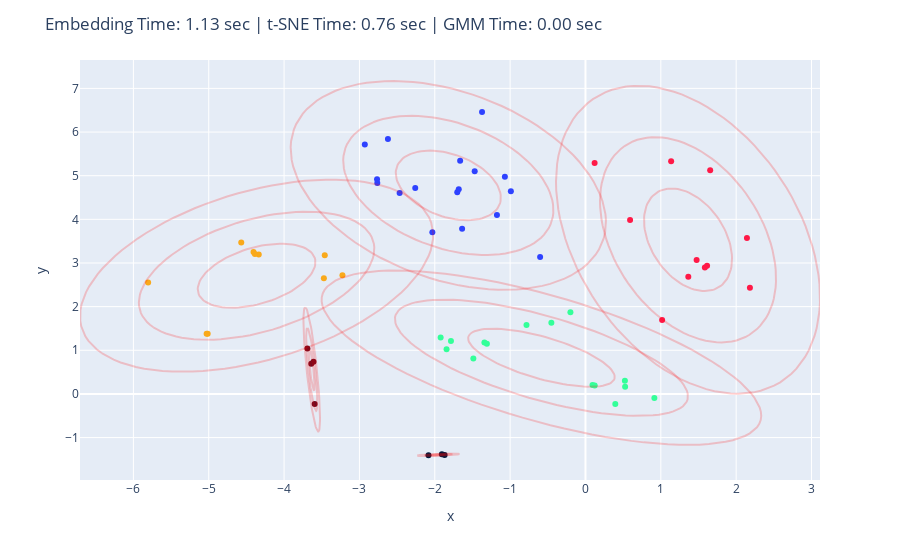

Notebook code cell kept with this figure:
### Code cell
from code_data_science import data_table as dt
from code_data_science import palette
import plotly.express as px
import plotly.graph_objects as go
from sklearn.mixture import GaussianMixture
from sklearn.manifold import TSNE
import numpy as np
from infinity_emb import EngineArgs, AsyncEmbeddingEngine
import asyncio
import time
import logging

# Adjust the log level for the 'infinity_emb' package to WARNING or higher
logging.getLogger("infinity_emb").setLevel(logging.ERROR)

# Get data
df = dt.read_csv("../samples/find_methods_ai.csv")
df.drop_duplicates("method", inplace=True)

# Initialize the engine outside the function
engine_args = EngineArgs(
    model_name_or_path="michaelfeil/bge-small-en-v1.5",
    device="cpu",
    engine="optimum",
    compile=True,
    batch_size=2
)
engine = AsyncEmbeddingEngine.from_args(engine_args)

# Define a single function to get embeddings
async def get_embeddings(sentences: list[str]) -> list:
    async with engine:  # Ensure engine is properly started and stopped
        embeddings, _ = await engine.embed(sentences=sentences)
    return embeddings

# Track time for embeddings
start_time_embeddings = time.time_ns()
loop = asyncio.get_running_loop()
embeddings = await loop.create_task(get_embeddings(df["method"].to_list()))
end_time_embeddings = time.time_ns()
embedding_time_seconds = (end_time_embeddings - start_time_embeddings) / 1e9

embeddings = np.array(embeddings)
# Track time for t-SNE
start_time_tsne = time.time_ns()
indices = TSNE(n_components=2, perplexity=30, random_state=42).fit_transform(embeddings)
end_time_tsne = time.time_ns()
tsne_time_seconds = (end_time_tsne - start_time_tsne) / 1e9

x = indices[:, 0]
y = indices[:, 1]

# Apply Gaussian Mixture Model
start_time_gmm = time.time_ns()
gmm = GaussianMixture(n_components=6, covariance_type='full', random_state=42)
labels = gmm.fit_predict(indices)
end_time_gmm = time.time_ns()
gmm_time_seconds = (end_time_gmm - start_time_gmm) / 1e9

df["x"] = x
df["y"] = y
df["cluster id"] = labels.astype("str")  # As string so the colors and legend are discrete
df.sort_values(by="cluster id", inplace=True)

custom_palette = [
    palette.__moderne_color_map["red"]["main"],
    palette.__moderne_color_map["yellow"]["main"],
    palette.__moderne_color_map["green"]["main"],
    palette.__moderne_color_map["blue"]["main"],
    palette.__moderne_color_map["indigo"]["main"],
    palette.__moderne_color_map["red"][700],
    palette.__moderne_color_map["yellow"][700],
]

colors = custom_palette[:gmm.n_components]

# Create the figure with time metrics in the title
fig = px.scatter(
    df,
    x="x",
    y="y",
    log_x=False,
    color="cluster id",
    hover_name="method",
    color_discrete_sequence=colors
)

def draw_ellipse_plotly(mean, covariance, fig, n_std=3, **kwargs):
    """Draw an ellipse with a given mean and covariance using Plotly."""
    # Convert covariance to principal axes
    U, s, Vt = np.linalg.svd(covariance)
    angle = np.degrees(np.arctan2(U[1, 0], U[0, 0]))
    width, height = 2 * np.sqrt(s)
    
    # Plotly does not directly support ellipses, so we approximate with a scatter plot
    theta = np.linspace(0, 2 * np.pi, 100)
    ellipse_x = width / 2 * np.cos(theta)
    ellipse_y = height / 2 * np.sin(theta)

    R = np.array([[np.cos(np.radians(angle)), -np.sin(np.radians(angle))],
                  [np.sin(np.radians(angle)), np.cos(np.radians(angle))]])
    ellipse_coords = np.dot(R, np.array([ellipse_x, ellipse_y]))
    
    # For each standard deviation, plot an ellipse
    for nsig in range(1, n_std + 1):
        fig.add_trace(
            go.Scatter(
                x=ellipse_coords[0] * nsig + mean[0],
                y=ellipse_coords[1] * nsig + mean[1],
                mode='lines',
                **kwargs
            )
        )

# Draw ellipses around GMM clusters
for mean, covar in zip(gmm.means_, gmm.covariances_):
    draw_ellipse_plotly(mean, covar, fig, n_std=3, line=dict(color='red'), opacity=0.2)

fig.update_layout(
    showlegend=False,
    title=(
        f"Embedding Time: {embedding_time_seconds:.2f} sec | "
        f"t-SNE Time: {tsne_time_seconds:.2f} sec | "
        f"GMM Time: {gmm_time_seconds:.2f} sec"
    )
)

fig.show()
